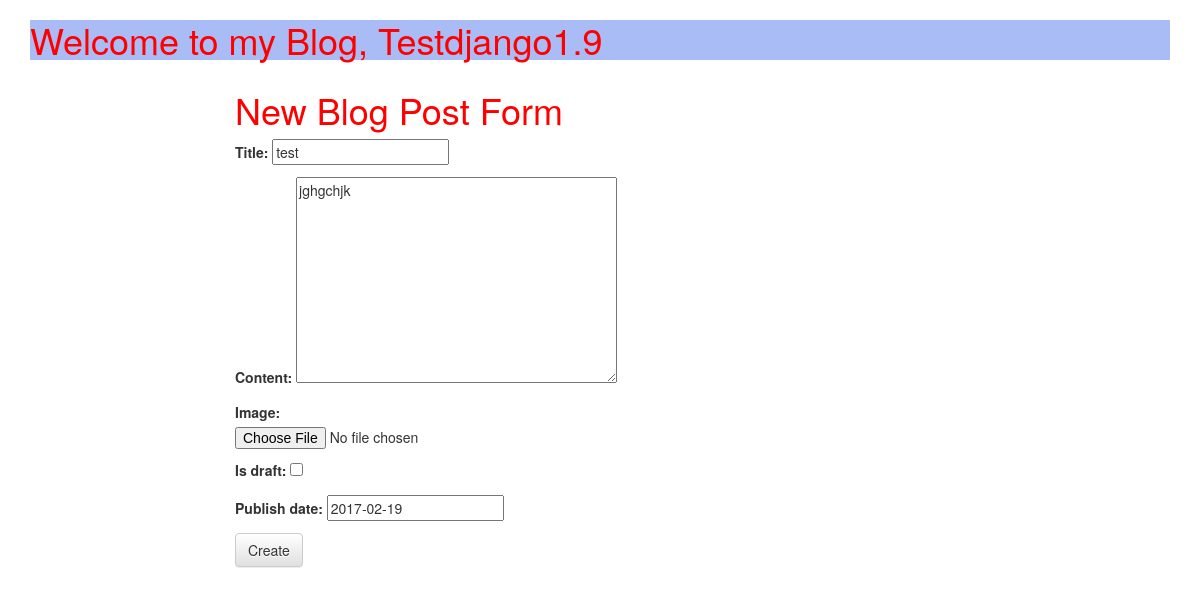
Screenshot of /posts/update/1/ (signed in) with the database file from the repository.
### posts/models.py (models this page shows, shortened)
class BPost(models.Model):
    title = models.CharField(max_length=120)
    image = models.ImageField(upload_to=uploadLocation,
                             null=True,
                             blank=True,
                             height_field = 'height_field',
                             width_field = 'width_field')
    height_field = models.IntegerField(default=0)
    width_field = models.IntegerField(default=0)
    content = models.TextField() #allows much more chars than CharField
    updated = models.DateTimeField(auto_now=True, auto_now_add=False)
    timestamp = models.DateTimeField(auto_now=False, auto_now_add=True)
    user_created_by = models.ForeignKey(settings.AUTH_USER_MODEL, default=1)
    is_draft = models.BooleanField(default=False)
    publish_date = models.DateField(auto_now=False, auto_now_add=False, default=date.today)
    objects = BPostManager()

### posts/views.py (the view)
# urls.py: url(r'^update/(?P<postId>\d+)/$', views.bposts_update, name='update'),
def bposts_update(request, postId=None):
    if not request.user.is_staff or not request.user.is_superuser:
        raise Http404
    aPostInstance = get_object_or_404(BPost, id=postId)
    if request.method == "POST":
        aForm = BPostForm(request.POST, request.FILES or None, instance=aPostInstance)
        if aForm.is_valid():
            instance = aForm.save(commit=False)
            instance.save()
            messages.success(request, "Changes were successfully saved")
            return HttpResponseRedirect(instance.get_absolute_url())
    else:
        aForm = BPostForm(instance=aPostInstance)
    context = {'bpostForm': aForm}
    return render(request, "posts/bpost_form.html", context)

### posts/forms.py
class BPostForm(forms.ModelForm):
	class Meta:
		model = BPost
		fields = ["title", "content", "image", "is_draft", "publish_date"]

### posts/templates/posts/bpost_form.html
{% extends "posts/base.html" %}
{% block mycontent %}
<div class="col-sm-8 col-sm-offset-2">
<h1>New Blog Post Form</h1>
<form method="POST" action="" enctype="multipart/form-data">{% csrf_token %}
    {{ bpostForm.as_p }}
    <input type="submit" class="btn btn-default" value="Create"/>
</form>
</div>
{% endblock %}

### static/css/base.css (style rules this page uses)
h1 { color: red; }

### rows the page displays
BPost: title "test", content "jghgchjk", publish_date "2017-02-19"
